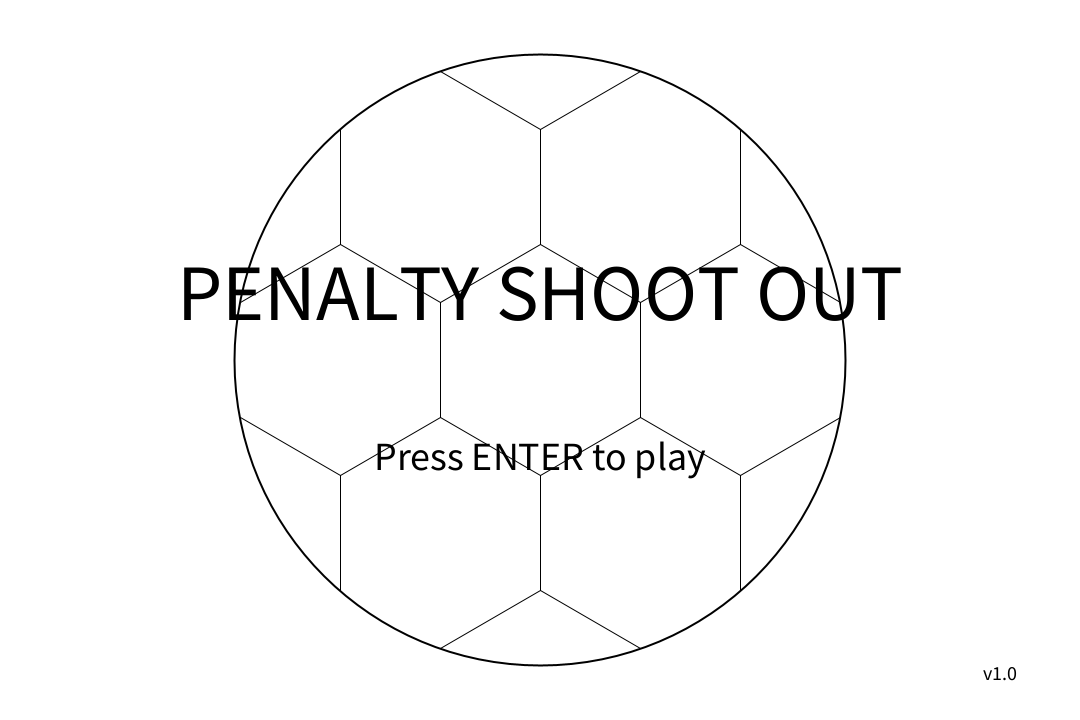
Frame 1 (no input)
Frame 60 (the mouse pressed at the canvas centre just before this capture): identical to frame 1, image omitted
Frame 120 (the mouse held since frame 60 and released just before this capture): identical to frame 1, image omitted

The Processing sketch that drew this single still picture (run headless with seeded random() and noise(); from frame 60 on, the mouse is pressed at the canvas centre):

// Processing sketch: Soccer_Game
// ── Soccer_Game.pde
//Soccer Game by Terry Chun

/*
Simulates penalty shots by having user aim with mouse
and shoot with left mouse click.
Ball will shoot with random X offset from mouse position X
and a random y position,
and will either show "goal" or "no goal" depending on ball location.
*/

boolean gameOnOff = false;
float ballposX = 0;
float ballposY = 0;
int goaltextX = 540;
int goaltextY = 380;
int goaltextSize = 75;
int pressenterSize = 40;

void setup(){
 size(1080, 720);
 background(255);
 rectMode(CENTER);
 
 //text logo
 fill(0);
 textSize(80);
 textAlign(CENTER);
 text("PENALTY SHOOT OUT", 540, 320);
 textSize(pressenterSize);
 text("Press ENTER to play", 540, 470);
 textSize(20);
 text("v1.0", 1000, 680);
 
 
 //soccer ball logo
 line(540, 244.53, 440, 302.27);
 line(540, 244.53, 640, 302.27);
 line(540, 475.47, 640, 417.73);
 line(540, 475.47, 440, 417.73);
 line(640, 302.27, 640, 417.73);
 line(440, 302.27, 440, 417.73);
  
 line(740, 244.53, 840, 302.27);
 line(740, 244.53, 640, 302.27);
 line(740, 475.47, 840, 417.73);
 line(740, 475.47, 640, 417.73);
 
 line(340, 244.53, 240, 302.27);
 line(340, 244.53, 440, 302.27);
 line(340, 475.47, 240, 417.73);
 line(340, 475.47, 440, 417.73);
 
 line(540, 244.53, 540, 129.06);
 line(340, 244.53, 340, 129.06);
 line(740, 244.53, 740, 129.06);
 
 line(540, 475.47, 540, 590.94);
 line(340, 475.47, 340, 590.94);
 line(740, 475.47, 740, 590.94);
  
 line(540, 129.06, 440, 71.33);
 line(540, 129.06, 640, 71.33);
  
 line(540, 590.94, 440, 648.67);
 line(540, 590.94, 640, 648.67);
  
 noFill();
 strokeWeight(2);
 circle(540, 360, 611); 
}


void draw(){
  if(gameOnOff){
    
    //background art
    fill(255, 209, 210);
    noStroke();
    rect(540, 200, 1080, 120);
    fill(255);
    rect(540, 200, 400, 200);
    fill(216, 255, 196);
    rect(540, 510, 1080, 420);
    
    strokeWeight(10);
    stroke(0);
    line(340, 100, 340, 300);
    line(340, 100, 740, 100);
    line(740, 100, 740, 300);
    
    strokeWeight(1);
    line(340, 100, 360, 280);
    line(740, 100, 720, 280);
    line(360, 280, 720, 280);
    line(360, 280, 340, 300);
    line(720, 280, 740, 300);
    
    stroke(240);
    line(380, 120, 360, 140);
    line(420, 120, 360, 180);
    line(460, 120, 360, 220);
    line(500, 120, 360, 260);
    line(540, 120, 400, 260);
    line(580, 120, 440, 260);
    line(620, 120, 480, 260);
    line(660, 120, 520, 260);
    line(700, 120, 560, 260);
    line(720, 140, 600, 260);
    line(720, 180, 640, 260);
    line(720, 220, 680, 260);
    
    line(380, 140, 500, 260);
    line(480, 140, 600, 260);
    line(580, 140, 700, 260);
    
    fill(255);
    stroke(0);
    ellipse(540, 600, 140, 140);
    
    textSize(40);
    fill(0);
    textAlign(CENTER);
    text("Aim with mouse and left-click to shoot", 540, 50);

    if(mousePressed){      
    background(255);
    
    //background art
    fill(255, 209, 210);
    noStroke();
    rect(540, 200, 1080, 120);
    fill(255);
    rect(540, 200, 400, 200);
    fill(120, 225, 65, 20);
    rect(540, 510, 1080, 420);
    
    strokeWeight(10);
    stroke(0);
    line(340, 100, 340, 300);
    line(340, 100, 740, 100);
    line(740, 100, 740, 300);
    
    strokeWeight(1);
    line(340, 100, 360, 280);
    line(740, 100, 720, 280);
    line(360, 280, 720, 280);
    line(360, 280, 340, 300);
    line(720, 280, 740, 300);
    
    stroke(230);
    line(380, 120, 360, 140);
    line(420, 120, 360, 180);
    line(460, 120, 360, 220);
    line(500, 120, 360, 260);
    line(540, 120, 400, 260);
    line(580, 120, 440, 260);
    line(620, 120, 480, 260);
    line(660, 120, 520, 260);
    line(700, 120, 560, 260);
    line(720, 140, 600, 260);
    line(720, 180, 640, 260);
    line(720, 220, 680, 260);
    
    line(380, 140, 500, 260);
    line(480, 140, 600, 260);
    line(580, 140, 700, 260);
    
    //new ball position
    fill(255);
    stroke(0);
    ballposX = random(mouseX - 250, mouseX + 250);
    ballposY = random(0, 240);
    ellipse(ballposX, ballposY, 60, 60);
    gameOnOff = false;
    
    if(ballposX > 355 & ballposX < 725 & ballposY > 135){
      textSize(goaltextSize);
      fill(0);
      textAlign(CENTER);
      text("GOOOAL!", goaltextX, goaltextY);
      textSize(pressenterSize);
      text("Press ENTER to play again", goaltextX, goaltextY + 80);      
    } else if(ballposX > 365 & ballposX < 715 & ballposY > 113) {
      textSize(goaltextSize);
      fill(0);
      textAlign(CENTER);
      text("GOOOAL!", goaltextX, goaltextY);
      textSize(pressenterSize);
      text("Press ENTER to play again", goaltextX, goaltextY + 80);
    } else {
      textSize(goaltextSize);
      fill(0);
      textAlign(CENTER);
      text("NO GOAL!", goaltextX, goaltextY);
      textSize(pressenterSize);
      text("Press ENTER to play again", goaltextX, goaltextY + 80);
    }
    }
  }
}



void keyPressed(){
    if (key == 10 && gameOnOff == false){
      gameOnOff = true;
      background(255);
  }
}
